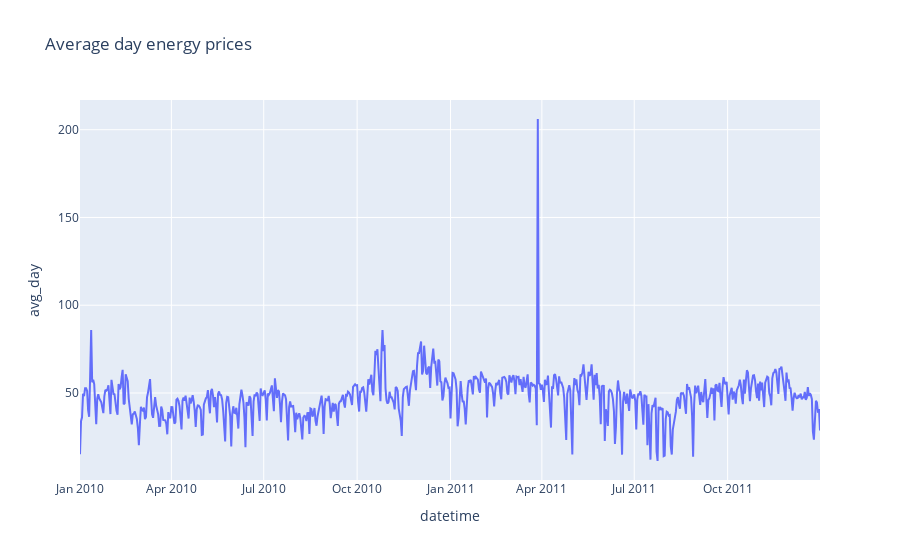
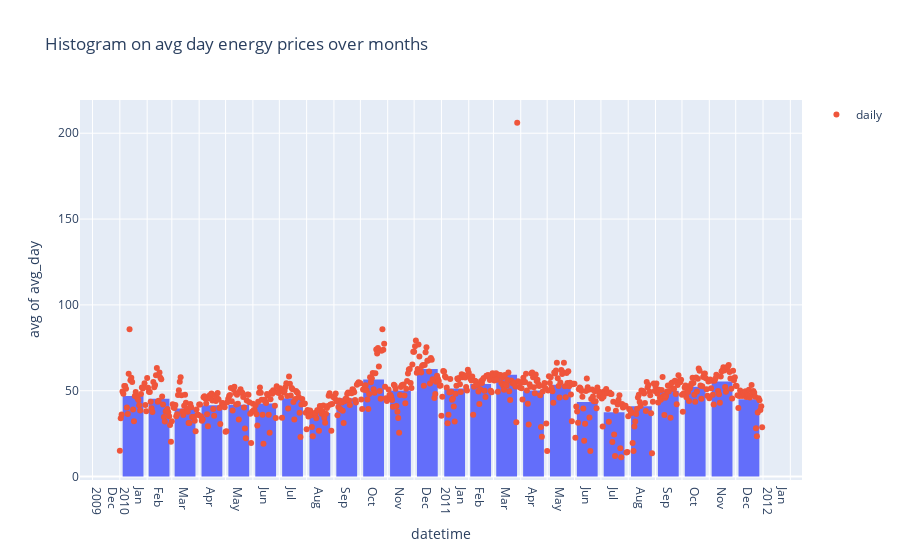
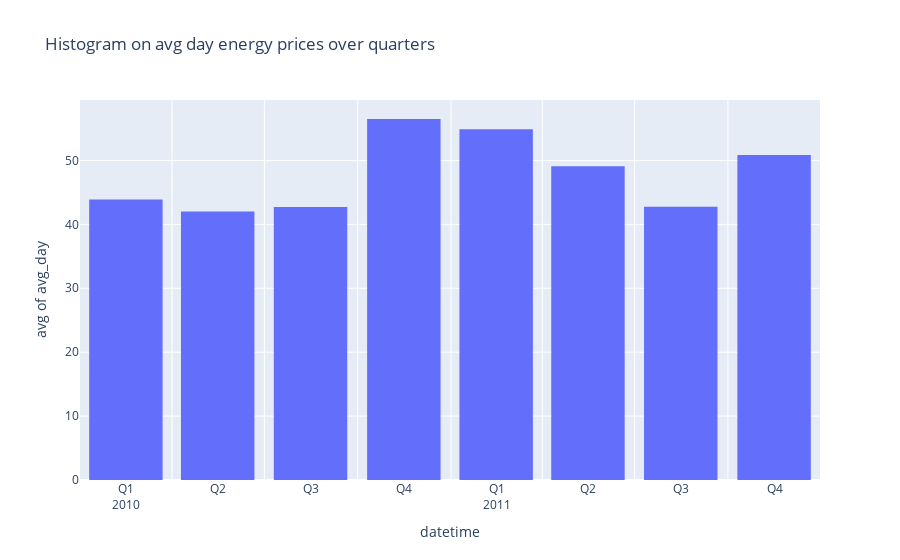

These figures' notebook cell, in order:
### Code cell
quick_plots(val)

### Figure 1 — Plotly figure (JSON) as saved in the notebook; plotly's stock layout.template omitted (floating-point values rounded to 4 significant figures; data arrays with more than 128 entries replaced by an {"elided": "..."} marker saying what was removed)
{"data": [{"hovertemplate": "datetime=%{x}<br>avg_day=%{y}<extra></extra>", "legendgroup": "", "line": {"color": "#636efa", "dash": "solid"}, "marker": {"symbol": "circle"}, "mode": "lines", "name": "", "orientation": "v", "showlegend": false, "type": "scatter", "x": {"elided": "730 str values"}, "xaxis": "x", "y": {"elided": "730 float values"}, "yaxis": "y"}], "layout": {"legend": {"tracegroupgap": 0}, "title": {"text": "Average day energy prices"}, "xaxis": {"anchor": "y", "domain": [0, 1], "title": {"text": "datetime"}}, "yaxis": {"anchor": "x", "domain": [0, 1], "title": {"text": "avg_day"}}}}

### Figure 2 — Plotly figure (JSON) as saved in the notebook; plotly's stock layout.template omitted (floating-point values rounded to 4 significant figures; data arrays with more than 128 entries replaced by an {"elided": "..."} marker saying what was removed)
{"data": [{"alignmentgroup": "True", "bingroup": "x", "histfunc": "avg", "hovertemplate": "datetime=%{x}<br>avg of avg_day=%{y}<extra></extra>", "legendgroup": "", "marker": {"color": "#636efa", "pattern": {"shape": ""}}, "name": "", "offsetgroup": "", "orientation": "v", "showlegend": false, "type": "histogram", "x": {"elided": "730 str values"}, "xaxis": "x", "xbins": {"size": "M1"}, "y": {"elided": "730 float values"}, "yaxis": "y"}, {"mode": "markers", "name": "daily", "type": "scatter", "x": {"elided": "730 str values"}, "y": {"elided": "730 float values"}}], "layout": {"bargap": 0.2, "barmode": "relative", "legend": {"tracegroupgap": 0}, "title": {"text": "Histogram on avg day energy prices over months"}, "xaxis": {"anchor": "y", "domain": [0, 1], "dtick": "M1", "showgrid": true, "tickformat": "%b\n%Y", "ticklabelmode": "period", "title": {"text": "datetime"}}, "yaxis": {"anchor": "x", "domain": [0, 1], "title": {"text": "avg of avg_day"}}}}

### Figure 3 — Plotly figure (JSON) as saved in the notebook; plotly's stock layout.template omitted (floating-point values rounded to 4 significant figures; data arrays with more than 128 entries replaced by an {"elided": "..."} marker saying what was removed)
{"data": [{"alignmentgroup": "True", "bingroup": "x", "histfunc": "avg", "hovertemplate": "datetime=%{x}<br>avg of avg_day=%{y}<extra></extra>", "legendgroup": "", "marker": {"color": "#636efa", "pattern": {"shape": ""}}, "name": "", "offsetgroup": "", "orientation": "v", "showlegend": false, "type": "histogram", "x": {"elided": "730 str values"}, "xaxis": "x", "xbins": {"size": "M3"}, "y": {"elided": "730 float values"}, "yaxis": "y"}], "layout": {"bargap": 0.2, "barmode": "relative", "legend": {"tracegroupgap": 0}, "title": {"text": "Histogram on avg day energy prices over quarters"}, "xaxis": {"anchor": "y", "domain": [0, 1], "dtick": "M3", "showgrid": true, "tickformat": "Q%q\n%Y", "ticklabelmode": "period", "title": {"text": "datetime"}}, "yaxis": {"anchor": "x", "domain": [0, 1], "title": {"text": "avg of avg_day"}}}}
